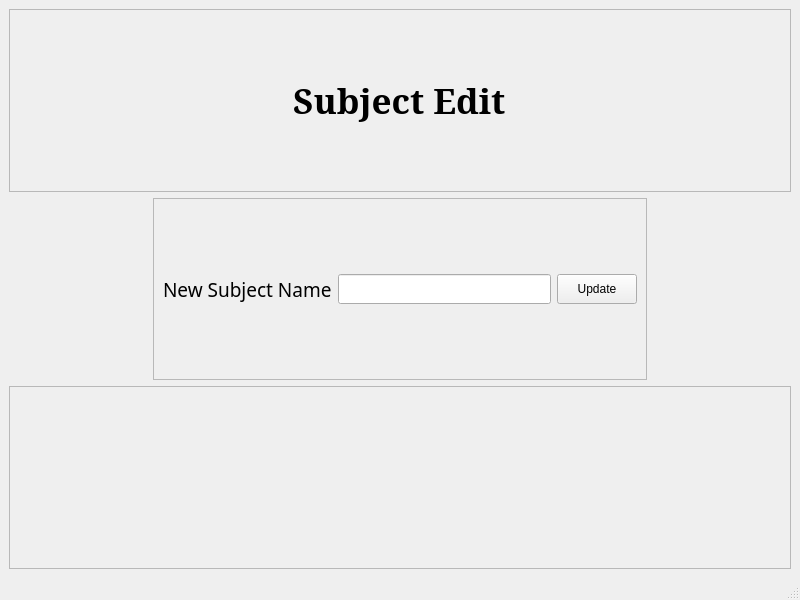
<?xml version="1.0" encoding="UTF-8"?>
<ui version="4.0">
 <class>editSub</class>
 <widget class="QMainWindow" name="editSub">
  <property name="geometry">
   <rect>
    <x>0</x>
    <y>0</y>
    <width>800</width>
    <height>600</height>
   </rect>
  </property>
  <property name="windowTitle">
   <string>Subject Edit</string>
  </property>
  <widget class="QWidget" name="centralwidget">
   <layout class="QVBoxLayout" name="verticalLayout">
    <item>
     <widget class="QFrame" name="frame">
      <property name="frameShape">
       <enum>QFrame::StyledPanel</enum>
      </property>
      <property name="frameShadow">
       <enum>QFrame::Raised</enum>
      </property>
      <layout class="QVBoxLayout" name="verticalLayout_2">
       <item alignment="Qt::AlignHCenter">
        <widget class="QLabel" name="label">
         <property name="font">
          <font>
           <family>MS Serif</family>
           <pointsize>26</pointsize>
           <weight>75</weight>
           <bold>true</bold>
          </font>
         </property>
         <property name="text">
          <string>Subject Edit</string>
         </property>
        </widget>
       </item>
      </layout>
     </widget>
    </item>
    <item alignment="Qt::AlignHCenter">
     <widget class="QFrame" name="frame_2">
      <property name="frameShape">
       <enum>QFrame::StyledPanel</enum>
      </property>
      <property name="frameShadow">
       <enum>QFrame::Raised</enum>
      </property>
      <layout class="QHBoxLayout" name="horizontalLayout">
       <item>
        <widget class="QLabel" name="label_2">
         <property name="font">
          <font>
           <family>MV Boli</family>
           <pointsize>14</pointsize>
          </font>
         </property>
         <property name="text">
          <string>New Subject Name</string>
         </property>
        </widget>
       </item>
       <item>
        <widget class="QLineEdit" name="subName">
         <property name="minimumSize">
          <size>
           <width>213</width>
           <height>0</height>
          </size>
         </property>
         <property name="maximumSize">
          <size>
           <width>16777215</width>
           <height>30</height>
          </size>
         </property>
        </widget>
       </item>
       <item>
        <widget class="QPushButton" name="update">
         <property name="maximumSize">
          <size>
           <width>16777215</width>
           <height>30</height>
          </size>
         </property>
         <property name="cursor">
          <cursorShape>PointingHandCursor</cursorShape>
         </property>
         <property name="text">
          <string>Update</string>
         </property>
        </widget>
       </item>
      </layout>
     </widget>
    </item>
    <item>
     <widget class="QFrame" name="frame_3">
      <property name="frameShape">
       <enum>QFrame::StyledPanel</enum>
      </property>
      <property name="frameShadow">
       <enum>QFrame::Raised</enum>
      </property>
     </widget>
    </item>
   </layout>
  </widget>
  <widget class="QMenuBar" name="menubar">
   <property name="geometry">
    <rect>
     <x>0</x>
     <y>0</y>
     <width>800</width>
     <height>21</height>
    </rect>
   </property>
  </widget>
  <widget class="QStatusBar" name="statusbar"/>
 </widget>
 <resources/>
 <connections/>
</ui>
